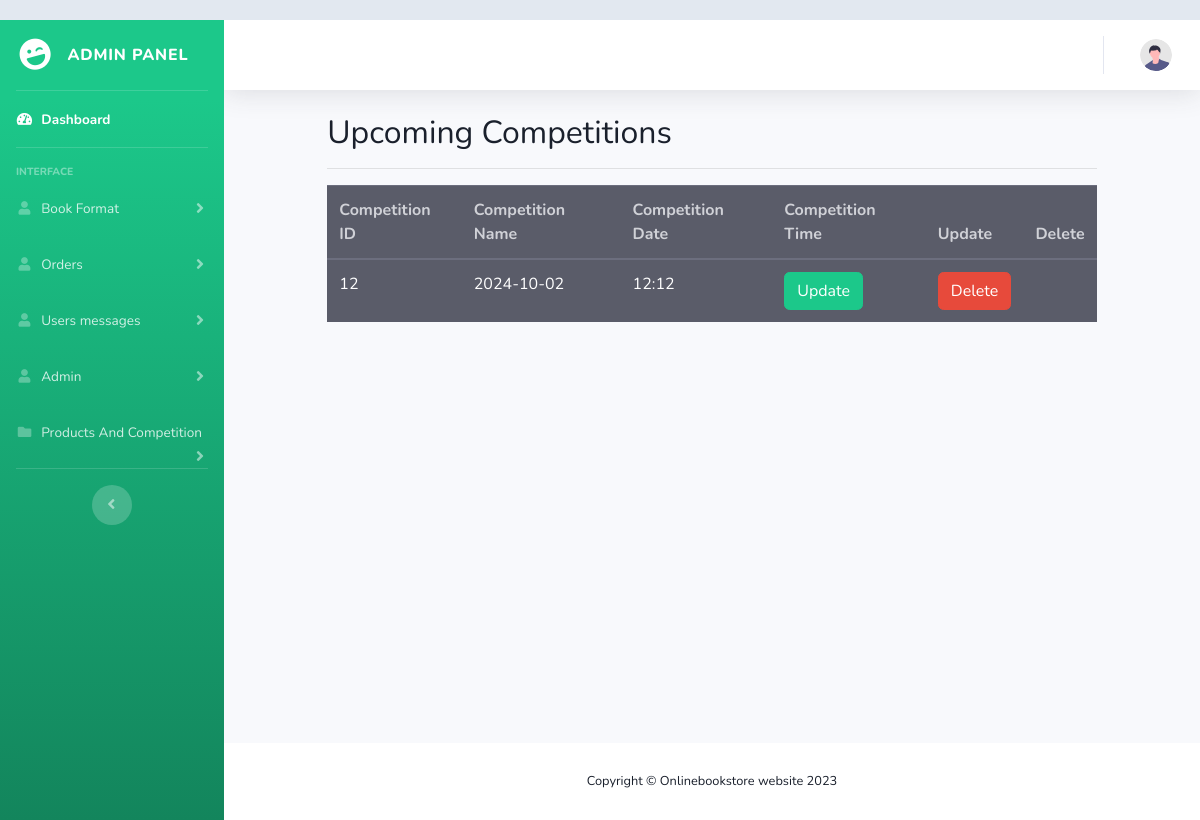
The app's page /adminpanel/viewcomp.php with its own data.
### tables this page shows
CREATE TABLE `competition` (
  `id` int(11) NOT NULL,
  `compname` varchar(255) NOT NULL,
  `compdate` varchar(255) NOT NULL,
  `comptime` varchar(255) NOT NULL
);

### adminpanel/viewcomp.php (the view)
<?php
include('admin/includes/header.php');
include('admin/includes/sidebar.php');
include('admin/includes/topbar.php');
?>
    <div class="container">
        <div class="row justify-content-center">
            <div class="col-xl-10 col-lg-12 col-md-9">
                <h2>Upcoming Competitions</h2>
                <hr>
                <?php
                include('config.php');
                $fetch_comp = "SELECT * FROM `competition`";
                $fetch_result = mysqli_query($connection, $fetch_comp);
                if(mysqli_num_rows($fetch_result) > 0){
                ?>
            <table class="table table-dark">
                <thead class="bg-dark p-2 text-light bg-opacity-10" style="opacity: 75%;">
                    <tr>
                    <th scope="col">Competition ID</th>
                    <th scope="col">Competition Name</th>
                    <th scope="col">Competition Date</th>
                    <th scope="col">Competition Time</th>
                    <th scope="col">Update</th>
                    <th scope="col">Delete</th>
                    </tr>
                </thead>
                <?php while($row = mysqli_fetch_assoc($fetch_result)){ ?>
                <tbody>
                    <tr>
                    <td scope="row"><?php echo $row['compname']; ?></td>
                    <td><?php echo $row['compdate']; ?></td>
                    <td><?php echo $row['comptime']; ?></td>
                    <td ><a href="updatecomp.php?comp=<?php echo $row['id']; ?>" class="btn btn-success">Update</a></td>
                    <td ><a href="delcomp.php?comp=<?php echo $row['id']; ?>" class="btn btn-danger">Delete</a></td>
                </tr>
                </tbody>
                <?php } ?>
            </table>
            <?php
                }
            ?>
            </div>
        </div>
    </div>
</body>
</html>
    <?php
    include('admin/includes/footer.php');
    ?>

### adminpanel/css/userprofile.css (style rules this page uses)
body { margin-top:20px; color: #1a202c; text-align: left; background-color: #e2e8f0; }

### records on screen
competition: compname "12", compdate "2024-10-02", comptime "12:12"
